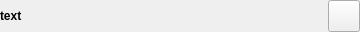
<?xml version="1.0" encoding="UTF-8"?>
<ui version="4.0">
 <class>topLevelForm</class>
 <widget class="QWidget" name="topLevelForm">
  <property name="geometry">
   <rect>
    <x>0</x>
    <y>0</y>
    <width>360</width>
    <height>32</height>
   </rect>
  </property>
  <property name="sizePolicy">
   <sizepolicy hsizetype="Preferred" vsizetype="Fixed">
    <horstretch>0</horstretch>
    <verstretch>0</verstretch>
   </sizepolicy>
  </property>
  <property name="maximumSize">
   <size>
    <width>16777215</width>
    <height>82</height>
   </size>
  </property>
  <property name="windowTitle">
   <string>Form</string>
  </property>
  <layout class="QHBoxLayout" name="horizontalLayout_2">
   <property name="leftMargin">
    <number>0</number>
   </property>
   <property name="topMargin">
    <number>0</number>
   </property>
   <property name="rightMargin">
    <number>0</number>
   </property>
   <property name="bottomMargin">
    <number>0</number>
   </property>
   <item>
    <widget class="QWidget" name="widget" native="true">
     <property name="minimumSize">
      <size>
       <width>180</width>
       <height>32</height>
      </size>
     </property>
     <property name="maximumSize">
      <size>
       <width>360</width>
       <height>32</height>
      </size>
     </property>
     <layout class="QHBoxLayout" name="horizontalLayout">
      <property name="leftMargin">
       <number>0</number>
      </property>
      <property name="topMargin">
       <number>0</number>
      </property>
      <property name="rightMargin">
       <number>0</number>
      </property>
      <property name="bottomMargin">
       <number>0</number>
      </property>
      <item>
       <widget class="QLabel" name="label">
        <property name="sizePolicy">
         <sizepolicy hsizetype="Expanding" vsizetype="Fixed">
          <horstretch>0</horstretch>
          <verstretch>0</verstretch>
         </sizepolicy>
        </property>
        <property name="minimumSize">
         <size>
          <width>0</width>
          <height>32</height>
         </size>
        </property>
        <property name="maximumSize">
         <size>
          <width>16777215</width>
          <height>32</height>
         </size>
        </property>
        <property name="font">
         <font>
          <weight>75</weight>
          <bold>true</bold>
         </font>
        </property>
        <property name="text">
         <string>text</string>
        </property>
       </widget>
      </item>
      <item>
       <widget class="QLabel" name="label_2">
        <property name="minimumSize">
         <size>
          <width>64</width>
          <height>0</height>
         </size>
        </property>
        <property name="text">
         <string/>
        </property>
       </widget>
      </item>
      <item>
       <widget class="QPushButton" name="button">
        <property name="sizePolicy">
         <sizepolicy hsizetype="Fixed" vsizetype="Fixed">
          <horstretch>0</horstretch>
          <verstretch>0</verstretch>
         </sizepolicy>
        </property>
        <property name="minimumSize">
         <size>
          <width>32</width>
          <height>32</height>
         </size>
        </property>
        <property name="maximumSize">
         <size>
          <width>32</width>
          <height>32</height>
         </size>
        </property>
        <property name="text">
         <string/>
        </property>
       </widget>
      </item>
     </layout>
    </widget>
   </item>
  </layout>
 </widget>
 <resources/>
 <connections/>
</ui>
